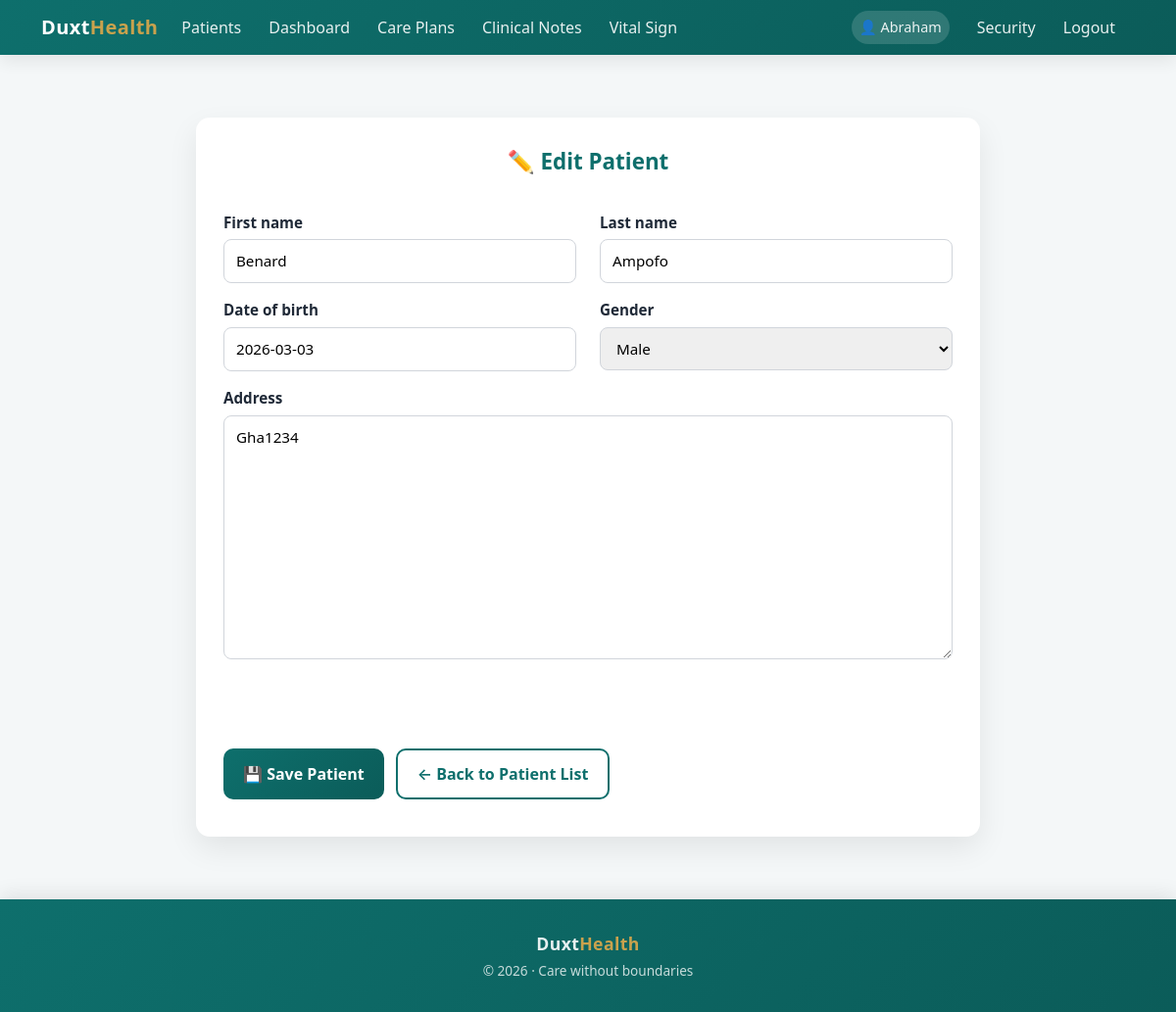
Screenshot of /patients/22/update/ (signed in) with the database file from the repository.
### homecare/models.py (models this page shows, shortened)
class Patient(models.Model):
    user = models.OneToOneField(
        settings.AUTH_USER_MODEL,
        on_delete=models.CASCADE,
        related_name="patient_profile",
        null=True,
        blank=True,
        help_text="Login account for the patient. Must NOT be a staff account."
    )
    first_name = models.CharField(max_length=100)
    last_name = models.CharField(max_length=100)
    other_name = models.CharField(max_length=100, blank=True, null = True)
    date_of_birth = models.DateField()
    GENDER_CHOICES = [
        ('M', 'Male'),
        ('F', 'Female'),
        ('O', 'Other')
    ]
    gender = models.CharField(max_length=1, choices=GENDER_CHOICES)
    MARITAL_STATUS_CHOICES = [
        ('single', 'Single'),
        ('married', 'Married'),
        ('divorced', 'Divorced'),
        ('widowed', 'Widowed'),
    ]
    contact_phone = models.CharField(max_length=20)
    address = models.TextField()
    nationality = models.CharField(max_length=100, default='Ghana')
    primary_language = models.CharField(max_length=100, blank=True, null = True)
    diagnosis = models.CharField(max_length=1000, null=True, blank=True)
    diagnosis_summary = models.TextField(null=True, blank=True)
    blood_group = models.CharField(max_length=20, blank=True, null = True)
    genotype = models.CharField(max_length=20, blank=True, null = True)
    medical_history = models.TextField(null = True, blank = True)
    patient_code = models.UUIDField(
        default=uuid.uuid4,
        editable=False,
        unique=True
    )
    created_at = models.DateTimeField(default=timezone.now)
    is_active = models.BooleanField(default=True)
    is_flagged = models.BooleanField(default=False)
    admin_notes = models.TextField(blank=True)
    from datetime import date

### homecare/views.py (the view)
# urls.py: path('patients/<int:pk>/update/', views.patient_update, name='patient_update'),
@login_required
@role_required(['admin', 'doctor'])
def patient_update(request, pk):
    patient = get_object_or_404(Patient, pk=pk)
    if request.method == 'POST':
        form = PatientForm(request.POST, instance=patient)
        if form.is_valid():
            form.save()
            return redirect('homecare:patient_list')
    else:
        form = PatientForm(instance=patient)
    return render(request, 'homecare/patient_form.html', {'form': form})

### homecare/forms.py
class PatientForm(forms.ModelForm):
    class Meta:
        model = Patient
        fields = ['first_name', 'last_name', 'date_of_birth', 'gender', 'contact_phone', 'address']

### homecare/templates/homecare/patient_form.html (shortened to what this page needs)
{% extends 'bases.html' %}
{% block content %}
<div class="form-card">
  <div class="patient-card-header">
    {% if form.instance.pk %}
      ✏️ Edit <span>Patient</span>
    {% else %}
      ➕ Add <span>Patient</span>
    {% endif %}
  </div>
  <div class="patient-card-body">
    <form method="post" novalidate>
      <div class="row">
        <div class="col-md-6 mb-3">
          <label for="{{ form.first_name.id_for_label }}">
            {{ form.first_name.label }}
          </label>
          {{ form.first_name }}
        </div>
        <div class="col-md-6 mb-3">
          <label for="{{ form.last_name.id_for_label }}">
            {{ form.last_name.label }}
          </label>
          {{ form.last_name }}
        </div>
        <div class="col-md-6 mb-3">
          <label for="{{ form.date_of_birth.id_for_label }}">
            {{ form.date_of_birth.label }}
          </label>
          {{ form.date_of_birth }}
        </div>
        <div class="col-md-6 mb-3">
          <label for="{{ form.gender.id_for_label }}">
            {{ form.gender.label }}
          </label>
          {{ form.gender }}
        </div>
        <div class="col-md-12 mb-3">
          <label for="{{ form.address.id_for_label }}">
            {{ form.address.label }}
          </label>
          {{ form.address }}
        </div>
        <div class="col-md-6 mb-3">
        </div>
        <div class="col-md-6 mb-3">
        </div>
        <div class="col-md-12 mb-3">
        </div>
      </div>
      <div class="patient-actions">
        <button type="submit" class="btn-duxt">
          💾 Save Patient
        </button>
        <a href="{% url 'homecare:patient_list' %}" class="btn-outline-duxt">
          ← Back to Patient List
        </a>
      </div>
    </form>
  </div>
</div>
{% endblock %}

### templates/bases.html (shortened to what this page needs)
<!DOCTYPE html>
<html lang="en">
<head>
  <link href="https://cdn.jsdelivr.net/npm/bootstrap@5.3.0/dist/css/bootstrap.min.css" rel="stylesheet" />
</head>
<body>
<nav class="navbar navbar-expand-lg navbar-dark">
  <div class="container">
    <a class="navbar-brand" href="{% url 'homecare:home' %}">
      Duxt<span>Health</span>
    </a>
    <div class="collapse navbar-collapse" id="navbarNav">
      <ul class="navbar-nav">
        <li class="nav-item">
          <a class="nav-link" href="{% url 'homecare:patient_list' %}">Patients</a>
        </li>
        <li class="nav-item">
          <a class="nav-link" href="{% url 'homecare:homecare_home' %}">Dashboard</a>
        </li>
        <li class="nav-item">
          <a class="nav-link" href="{% url 'homecare:careplan_list' %}">Care Plans</a>
        </li>
        <li class="nav-item">
          <a class="nav-link" href="{% url 'homecare:doctornote_list' %}">Clinical Notes</a>
        </li>
        <li class="nav-item">
          <a class="nav-link" href="{% url 'homecare:vitalsign_list' %}">Vital Sign</a>
        </li>
      </ul>
      <ul class="navbar-nav ms-auto align-items-lg-center">
        {% if user.is_authenticated %}
          <li class="nav-item me-2">
            <span class="nav-link user-badge">👤 {{ user.first_name|capfirst }}</span>
          </li>
          <li class="nav-item">
            <a class="nav-link" href="{% url 'password_change' %}">Security</a>
          </li>
          <li class="nav-item">
            <a class="nav-link" href="{% url 'logout' %}">Logout</a>
          </li>
        {% endif %}
      </ul>
    </div>
  </div>
</nav>
<main class="container my-4">
  {% block content %}{% endblock %}
</main>
<footer class="footer text-center">
  <div class="container">
    <p class="mb-1 footer-brand">
      Duxt<span>Health</span>
    </p>
    <p class="footer-tagline mb-0">
      © 2026 · Care without boundaries
    </p>
  </div>
</footer>
</body>
</html>

### templates/bases.html (style rules this page uses)
:root { --duxt-primary: #0E6F6C; --duxt-secondary: #7ED6C2; --duxt-gold: #C9A24D; --duxt-dark: #1F2937; --duxt-bg: #f4f7f8; --duxt-gradient: linear-gradient(135deg, #0E6F6C, #0b5c59); }
body { font-family: "Segoe UI", system-ui, -apple-system, BlinkMacSystemFont, sans-serif; background-color: var(--duxt-bg); color: var(--duxt-dark); min-height: 100vh; display: flex; flex-direction: column; }
.navbar { background: var(--duxt-gradient); box-shadow: 0 6px 18px rgba(0,0,0,.08); }
.navbar-brand { font-weight: 700; font-size: 1.25rem; letter-spacing: 0.4px; }
.navbar-brand span { color: var(--duxt-gold); }
.nav-link { color: rgba(255,255,255,.9) !important; font-weight: 500; margin-right: 12px; transition: color .2s ease; }
.user-badge { background: rgba(255,255,255,.15); padding: 6px 14px; border-radius: 20px; font-size: 0.9rem; }
main.container { max-width: 1200px; flex: 1; }
footer.footer { background: var(--duxt-gradient); color: rgba(255,255,255,.9); padding: 2rem 0; box-shadow: 0 -6px 18px rgba(0,0,0,.08); }
.footer-brand { font-weight: 700; font-size: 1.1rem; letter-spacing: 0.4px; }
.footer-brand span { color: var(--duxt-gold); }
.footer-tagline { font-size: 0.85rem; opacity: 0.85; }

### homecare/templates/homecare/patient_form.html (style rules this page uses)
.form-card { max-width: 800px; margin: 40px auto; padding: 28px; background: #ffffff; border-radius: 14px; box-shadow: 0 12px 30px rgba(0,0,0,.08); }
.form-card label { font-weight: 600; margin-bottom: 6px; display: block; color: var(--duxt-dark); font-size: 0.95rem; }
.form-card input, .form-card textarea, .form-card select { width: 100%; padding: 10px 12px; border: 1px solid #d1d5db; border-radius: 8px; font-size: 0.95rem; transition: border-color .2s ease, box-shadow .2s ease; }
.form-card textarea { resize: vertical; }
.btn-duxt { display: inline-block; padding: 12px 20px; background: linear-gradient(135deg, var(--duxt-primary), #0b5c59); color: #ffffff; font-weight: 600; border: none; border-radius: 10px; cursor: pointer; transition: transform .15s ease, box-shadow .15s ease; text-decoration: none; }
.btn-outline-duxt { display: inline-block; padding: 12px 20px; border: 2px solid var(--duxt-primary); color: var(--duxt-primary); background: transparent; border-radius: 10px; font-weight: 600; text-decoration: none; transition: all .2s ease; }
.patient-card-header { text-align: center; font-size: 1.4rem; font-weight: 700; margin-bottom: 24px; color: var(--duxt-primary); }
.patient-card-body { padding: 10px 0; }
.patient-actions { margin-top: 25px; display: flex; gap: 12px; flex-wrap: wrap; }

### rows the page displays
Patient: first_name "Benard", last_name "Ampofo", date_of_birth "2026-03-03", gender "Male", address "Gha1234"

### other values shown
{{ user.first_name|capfirst }} "Abraham"
